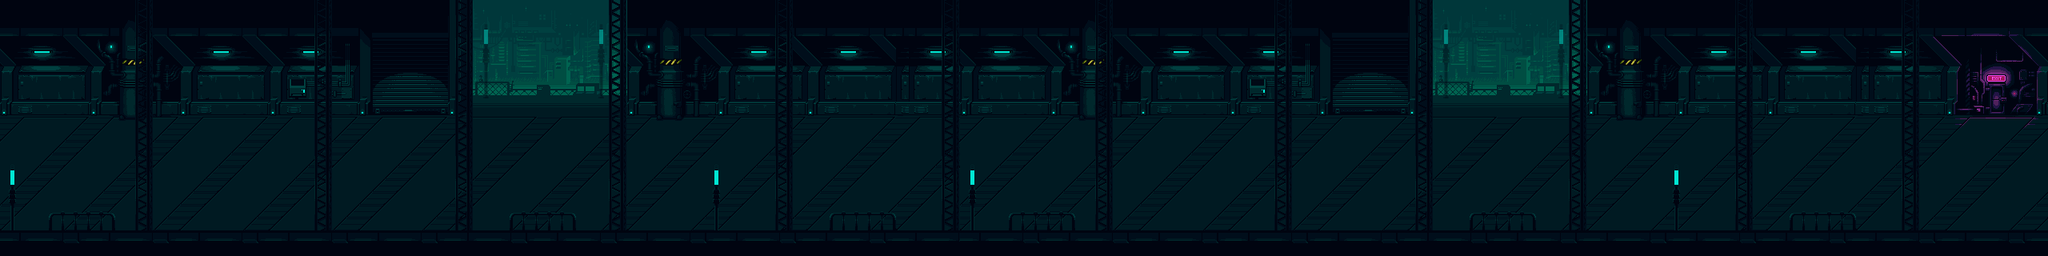

This is a level from a 2D game, rendered from its Tiled map with the project's own tilesets. A one-line summary and the map file follow, with tile-layer data summarised:
An orthogonal 160x20 tile map with 16x16 px tiles, 10 tile layers (Capa de patrones 2, Capa de patrones 4, Capa de patrones 1, Copiar desde Capa de patrones 2, ...), 3 tilesets and 23 objects (11x enemy_spawn, 8x collision, 2x item, player_spawn, map_warp).

<map version="1.8" tiledversion="1.8.2" orientation="orthogonal" renderorder="right-down" width="160" height="20" tilewidth="16" tileheight="16" infinite="0" nextlayerid="48" nextobjectid="81">
 <tileset firstgid="1" source="cyberpunk-corridor.tsx" />
 <tileset firstgid="1217" source="back.tsx" />
 <tileset firstgid="1349" source="cyberpunk-corridor-foreground.tsx" />
 <layer id="2" name="Capa de patrones 2" width="160" height="20">
  <data>[3200 cells, 264 non-empty, 132 distinct tile ids]</data>
 </layer>
 <layer id="4" name="Capa de patrones 4" width="160" height="20" opacity="0.44">
  <data>[3200 cells, 48 non-empty, 24 distinct tile ids]</data>
 </layer>
 <layer id="1" name="Capa de patrones 1" width="160" height="20">
  <data>[3200 cells, 1616 non-empty, 615 distinct tile ids]</data>
 </layer>
 <layer id="16" name="Copiar desde Capa de patrones 2" width="160" height="20">
  <data>[3200 cells, 264 non-empty, 132 distinct tile ids]</data>
 </layer>
 <layer id="15" name="Copiar desde Capa de patrones 4" width="160" height="20" opacity="0.44">
  <data>[3200 cells, 48 non-empty, 24 distinct tile ids]</data>
 </layer>
 <layer id="14" name="Copiar desde Capa de patrones 1" width="160" height="20">
  <data>[3200 cells, 1616 non-empty, 615 distinct tile ids]</data>
 </layer>
 <objectgroup id="6" name="spawn">
  <properties>
   <property name="map_layer" value="1" />
  </properties>
  <object id="50" name="Player" type="player_spawn" x="99.3337" y="186.333">
   <properties>
    <property name="Name" value="Izzy" />
    <property name="Pet" value="gengar" />
   </properties>
   <point />
  </object>
  <object id="53" name="level 1 Skeleton" type="enemy_spawn" x="1068.34" y="215.333">
   <properties>
    <property name="AttackType" value="melee" />
    <property name="Level" type="int" value="1" />
    <property name="Name" value="Malote" />
   </properties>
   <point />
  </object>
  <object id="55" name="Power item" type="item" x="301" y="180">
   <properties>
    <property name="Name" value="purplegem" />
   </properties>
   <point />
  </object>
  <object id="56" name="Gem item" type="item" x="233.667" y="211.667">
   <properties>
    <property name="Name" value="redgem" />
   </properties>
   <point />
  </object>
  <object id="68" name="level 1 Skeleton" type="enemy_spawn" x="1363" y="165">
   <properties>
    <property name="AttackType" value="melee" />
    <property name="Level" type="int" value="1" />
    <property name="Name" value="Malote" />
   </properties>
   <point />
  </object>
  <object id="69" name="level 1 Skeleton" type="enemy_spawn" x="1561" y="228">
   <properties>
    <property name="AttackType" value="melee" />
    <property name="Level" type="int" value="1" />
    <property name="Name" value="Malote" />
   </properties>
   <point />
  </object>
  <object id="70" name="level 1 Skeleton" type="enemy_spawn" x="1725" y="191">
   <properties>
    <property name="AttackType" value="melee" />
    <property name="Level" type="int" value="1" />
    <property name="Name" value="Malote" />
   </properties>
   <point />
  </object>
  <object id="71" name="level 2 Furro" type="enemy_spawn" x="2191" y="170">
   <properties>
    <property name="Attack" value="projectiles" />
    <property name="Level" type="int" value="2" />
    <property name="Name" value="Furro" />
   </properties>
   <point />
  </object>
  <object id="73" name="level 2 Furro" type="enemy_spawn" x="2425" y="161">
   <properties>
    <property name="Attack" value="projectiles" />
    <property name="Level" type="int" value="2" />
    <property name="Name" value="Furro" />
   </properties>
   <point />
  </object>
  <object id="75" name="level 2 Furro" type="enemy_spawn" x="2500" y="219">
   <properties>
    <property name="Attack" value="projectiles" />
    <property name="Level" type="int" value="2" />
    <property name="Name" value="Furro" />
   </properties>
   <point />
  </object>
  <object id="77" name="level 1 Skeleton" type="enemy_spawn" x="1891" y="152">
   <properties>
    <property name="AttackType" value="melee" />
    <property name="Level" type="int" value="1" />
    <property name="Name" value="Malote" />
   </properties>
   <point />
  </object>
  <object id="78" name="level 1 Skeleton" type="enemy_spawn" x="2306" y="161">
   <properties>
    <property name="AttackType" value="melee" />
    <property name="Level" type="int" value="1" />
    <property name="Name" value="Malote" />
   </properties>
   <point />
  </object>
  <object id="79" name="level 1 Skeleton" type="enemy_spawn" x="2088" y="220">
   <properties>
    <property name="AttackType" value="melee" />
    <property name="Level" type="int" value="1" />
    <property name="Name" value="Malote" />
   </properties>
   <point />
  </object>
  <object id="80" name="level 1 Skeleton" type="enemy_spawn" x="2357" y="181">
   <properties>
    <property name="AttackType" value="melee" />
    <property name="Level" type="int" value="1" />
    <property name="Name" value="Malote" />
   </properties>
   <point />
  </object>
 </objectgroup>
 <layer id="3" name="Capa de patrones 3 palos" width="160" height="20">
  <data>[3200 cells, 458 non-empty, 71 distinct tile ids]</data>
 </layer>
 <layer id="13" name="Copiar desde Capa de patrones 3" width="160" height="20">
  <data>[3200 cells, 458 non-empty, 71 distinct tile ids]</data>
 </layer>
 <layer id="9" name="Capa de patrones 5 s" width="160" height="20">
  <data>[3200 cells, 170 non-empty, 14 distinct tile ids]</data>
 </layer>
 <layer id="12" name="Copiar desde Capa de patrones 5" width="160" height="20">
  <data>[3200 cells, 170 non-empty, 14 distinct tile ids]</data>
 </layer>
 <objectgroup id="8" name="limits">
  <object id="3" type="collision" x="-14.903" y="146.343" width="20.501" height="154.18" />
  <object id="4" type="collision" x="0.098022" y="0.0585" width="589.191" height="146.05" />
  <object id="5" type="collision" x="767.829" y="0.9505" width="1018.56" height="147.972" />
  <object id="12" type="collision" x="591" y="0.5" width="175.5" height="131.121" />
  <object id="13" type="collision" x="-1.25" y="300.5" width="2561.34" height="23.5" />
  <object id="59" type="collision" x="1963.06" y="0.220521" width="603.082" height="145.063" />
  <object id="60" type="collision" x="2554.27" y="144.938" width="7.1778" height="154.599" />
  <object id="61" type="collision" x="1787.09" y="0.436721" width="175.5" height="131.152" />
 </objectgroup>
 <objectgroup id="47" name="warp">
  <object id="67" name="Warp" type="map_warp" x="2478.38" y="146" width="36.2083" height="12.625">
   <properties>
    <property name="Map" value="city2" />
   </properties>
  </object>
 </objectgroup>
</map>
